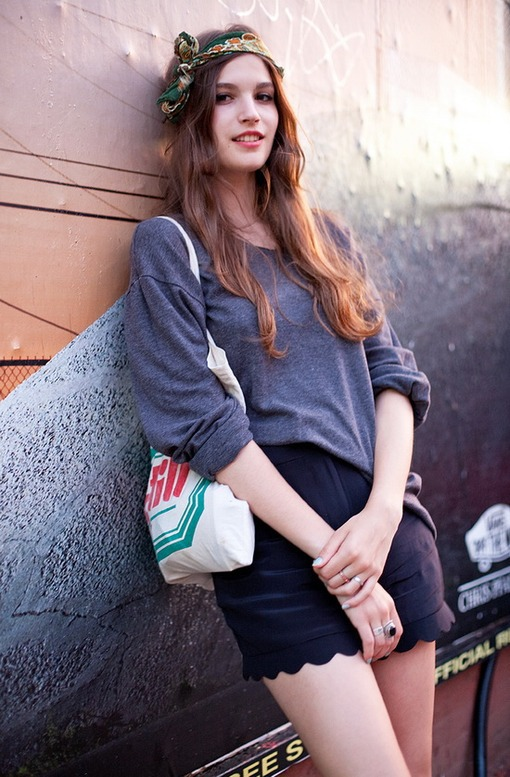
//> input picture test4/Laplacian/1.jpg, 510 x 777 px
$ ./test4_demo_laplacian   (built with g++ and OpenCV 4)
//> lines starting //> are read from the running program, lines starting //| are printed output that depends on the picture
#include "opencv2/highgui/highgui.hpp"
#include "opencv2/imgproc/imgproc.hpp"
#include "opencv2/core/core.hpp"

using namespace cv;
using namespace std;

int main()
{
	Mat src, src_gray, dst, abs_dst;

	src = imread("test4\\Laplacian\\1.jpg");
//> src is the input picture: 777 rows x 510 cols, CV_8UC3; mean B, G, R 128.6, 118.2, 132.3
	imshow("【原始图】图像Laplace变化", src);
	GaussianBlur(src, src, Size(3, 3), 0, 0, BORDER_DEFAULT);
	cvtColor(src, src_gray, CV_RGB2GRAY);
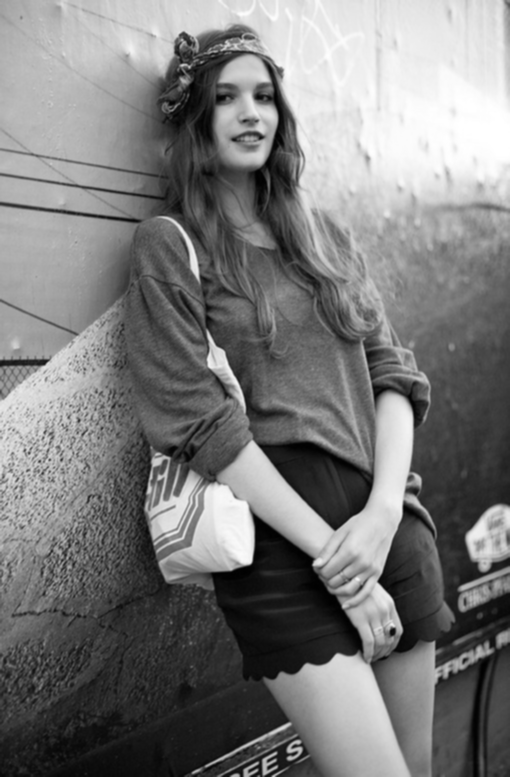
//> src_gray: 777 rows x 510 cols, CV_8UC1; min 1, max 255, mean 122.9
	Laplacian(src_gray, dst, CV_16S, 3, 1, 0, BORDER_DEFAULT);
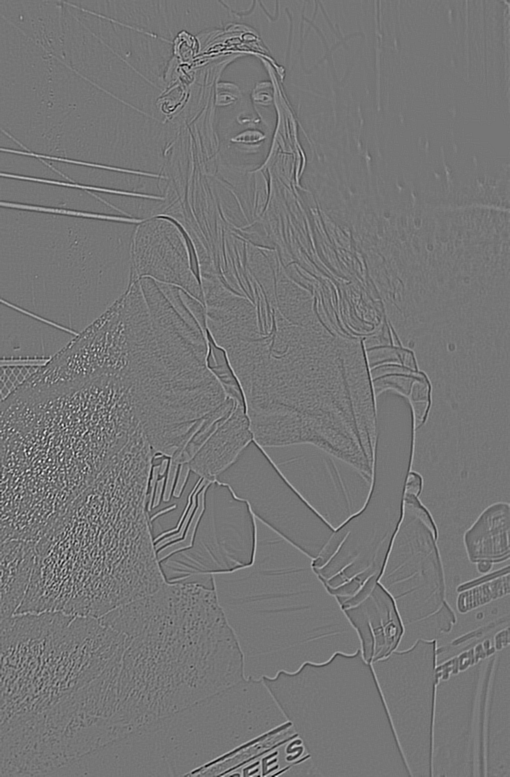
//> dst: 777 rows x 510 cols, CV_16SC1; min -444, max 512, mean 0; drawn with min black and max white
	convertScaleAbs(dst, abs_dst);
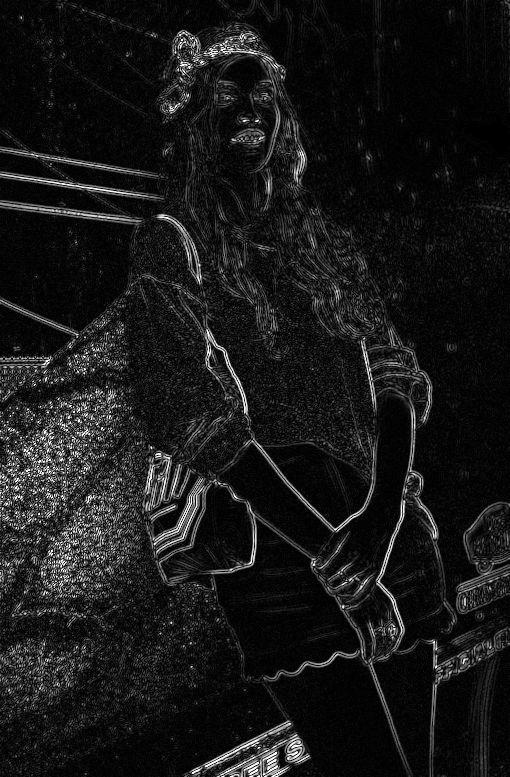
//> abs_dst: 777 rows x 510 cols, CV_8UC1; min 0, max 255, mean 24.4
	imshow("【效果图】图像Laplace变换", abs_dst);

	waitKey();
	return 0;
}
